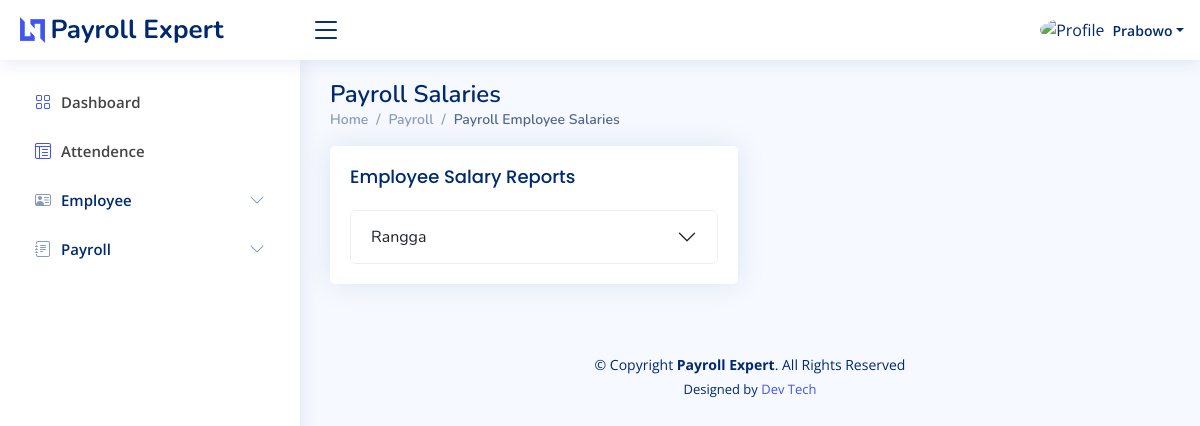
Page /index.php?page=payroll-report (signed in) on the earlier database version.
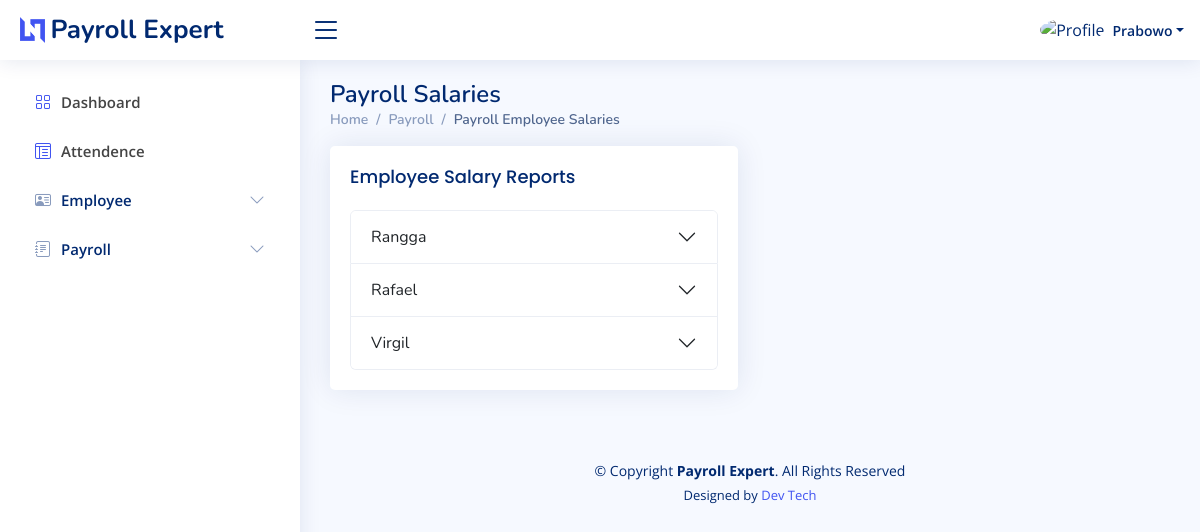
Same page on the later database version.
### tables this page shows
CREATE TABLE `employee_table` (
  `id` int NOT NULL,
  `name` varchar(50) NOT NULL,
  `nik` bigint NOT NULL,
  `address` text NOT NULL,
  `date_of_birth` date NOT NULL,
  `gender` varchar(6) NOT NULL,
  `marital_status` varchar(10) NOT NULL,
  `contact` bigint NOT NULL,
  `position` varchar(50) NOT NULL,
  `department` varchar(20) NOT NULL,
  `employement_type` varchar(20) NOT NULL,
  `hire_date` date NOT NULL,
  `employee_id` varchar(20) NOT NULL,
  `npwp` bigint NOT NULL,
  `dependent_status` varchar(5) NOT NULL,
  `bpjs_number` varchar(20) NOT NULL,
  `base_salary` int NOT NULL,
  `bank_account_number` varchar(20) NOT NULL
);

### layout/hr/payroll-report.php (the view, shortened to what this page needs)
<div class="pagetitle">
    <h1>Payroll Salaries</h1>
    <nav>
        <ol class="breadcrumb">
            <li class="breadcrumb-item"><a href="?page=dashboard">Home</a></li>
            <li class="breadcrumb-item">Payroll</li>
            <li class="breadcrumb-item active">Payroll Employee Salaries</li>
        </ol>
    </nav>
</div>
<section class="section">
    <div class="row">
        <div class="col-lg-6">
            <div class="card">
                <div class="card-body">
                    <h5 class="card-title">Employee Salary Reports</h5>
                    <div class="accordion" id="accordionPanelsStayOpenExample">
                        <?php
                        $index = 1;
                        foreach ($dataSalary as $row) {
                            if ($row['status'] == 4) {
                        ?>
                                <div class="accordion-item">
                                    <h2 class="accordion-header" id="<?php echo "heading" . $index; ?>">
                                        <button class="accordion-button collapsed" type="button" data-bs-toggle="collapse" data-bs-target="#<?php echo "collapse" . $index; ?>" aria-expanded="false" aria-controls="<?php echo "collapse" . $index; ?>">
                                            <?php echo $row['name']; ?>
                                        </button>
                                    </h2>
                                </div>
                        <?php
                            }
                            $index++;
                        }
                        ?>
                    </div>
                </div>
            </div>
        </div>
    </div>
</section>

Differences in the rows shown:
added employee_table: name "Rafael"
added employee_table: name "Virgil"
